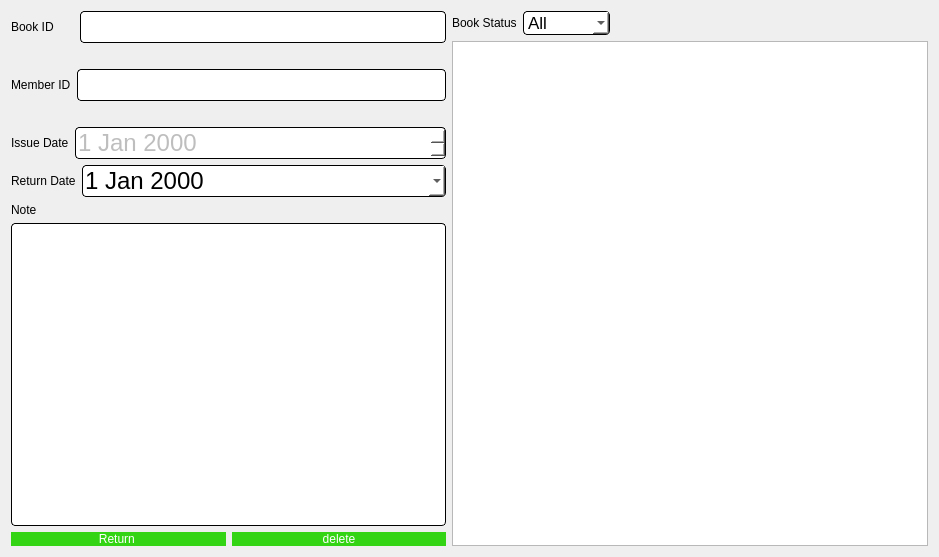
<?xml version="1.0" encoding="UTF-8"?>
<ui version="4.0">
 <class>ReturnBook</class>
 <widget class="QDialog" name="ReturnBook">
  <property name="geometry">
   <rect>
    <x>0</x>
    <y>0</y>
    <width>939</width>
    <height>557</height>
   </rect>
  </property>
  <property name="windowTitle">
   <string>Dialog</string>
  </property>
  <layout class="QHBoxLayout" name="horizontalLayout_11">
   <item>
    <layout class="QHBoxLayout" name="horizontalLayout_10">
     <item>
      <layout class="QVBoxLayout" name="verticalLayout_2">
       <item>
        <layout class="QHBoxLayout" name="horizontalLayout">
         <item>
          <widget class="QLabel" name="label">
           <property name="sizePolicy">
            <sizepolicy hsizetype="Fixed" vsizetype="Fixed">
             <horstretch>0</horstretch>
             <verstretch>0</verstretch>
            </sizepolicy>
           </property>
           <property name="styleSheet">
            <string notr="true">font: 10pt &quot;Comic Sans MS&quot;;
color: rgb(0, 0, 0);</string>
           </property>
           <property name="text">
            <string>Book ID      </string>
           </property>
          </widget>
         </item>
         <item>
          <widget class="QLineEdit" name="bookID">
           <property name="enabled">
            <bool>false</bool>
           </property>
           <property name="styleSheet">
            <string notr="true">QLineEdit{
	background-color: rgb(255, 255, 255);
	 border: 1px  solid;
     border-radius: 4px;
	font: 24px
}</string>
           </property>
          </widget>
         </item>
        </layout>
       </item>
       <item>
        <layout class="QHBoxLayout" name="horizontalLayout_6">
         <item>
          <widget class="QLabel" name="bookName">
           <property name="sizePolicy">
            <sizepolicy hsizetype="Fixed" vsizetype="Fixed">
             <horstretch>0</horstretch>
             <verstretch>0</verstretch>
            </sizepolicy>
           </property>
           <property name="styleSheet">
            <string notr="true">font: 10pt &quot;Comic Sans MS&quot;;
color: rgb(0, 0, 0);</string>
           </property>
           <property name="text">
            <string/>
           </property>
          </widget>
         </item>
        </layout>
       </item>
       <item>
        <layout class="QHBoxLayout" name="horizontalLayout_2">
         <item>
          <widget class="QLabel" name="label_2">
           <property name="sizePolicy">
            <sizepolicy hsizetype="Fixed" vsizetype="Fixed">
             <horstretch>0</horstretch>
             <verstretch>0</verstretch>
            </sizepolicy>
           </property>
           <property name="styleSheet">
            <string notr="true">font: 10pt &quot;Comic Sans MS&quot;;
color: rgb(0, 0, 0);</string>
           </property>
           <property name="text">
            <string>Member ID</string>
           </property>
          </widget>
         </item>
         <item>
          <widget class="QLineEdit" name="memberID">
           <property name="enabled">
            <bool>false</bool>
           </property>
           <property name="styleSheet">
            <string notr="true">QLineEdit{
	background-color: rgb(255, 255, 255);
	 border: 1px  solid;
     border-radius: 4px;
	font: 24px
}</string>
           </property>
          </widget>
         </item>
        </layout>
       </item>
       <item>
        <layout class="QHBoxLayout" name="horizontalLayout_7">
         <item>
          <widget class="QLabel" name="memberName">
           <property name="sizePolicy">
            <sizepolicy hsizetype="Fixed" vsizetype="Fixed">
             <horstretch>0</horstretch>
             <verstretch>0</verstretch>
            </sizepolicy>
           </property>
           <property name="styleSheet">
            <string notr="true">font: 10pt &quot;Comic Sans MS&quot;;
color: rgb(0, 0, 0);</string>
           </property>
           <property name="text">
            <string/>
           </property>
          </widget>
         </item>
        </layout>
       </item>
       <item>
        <layout class="QHBoxLayout" name="horizontalLayout_4">
         <item>
          <widget class="QLabel" name="label_3">
           <property name="sizePolicy">
            <sizepolicy hsizetype="Fixed" vsizetype="Fixed">
             <horstretch>0</horstretch>
             <verstretch>0</verstretch>
            </sizepolicy>
           </property>
           <property name="styleSheet">
            <string notr="true">font: 10pt &quot;Comic Sans MS&quot;;
color: rgb(0, 0, 0);</string>
           </property>
           <property name="text">
            <string>Issue Date</string>
           </property>
          </widget>
         </item>
         <item>
          <widget class="QDateEdit" name="issueDate">
           <property name="enabled">
            <bool>false</bool>
           </property>
           <property name="styleSheet">
            <string notr="true">QDateEdit{
	background-color: rgb(255, 255, 255);
	 border: 1px  solid;
     border-radius: 4px;
	font: 24px
}</string>
           </property>
          </widget>
         </item>
        </layout>
       </item>
       <item>
        <layout class="QHBoxLayout" name="horizontalLayout_5">
         <item>
          <widget class="QLabel" name="label_4">
           <property name="sizePolicy">
            <sizepolicy hsizetype="Fixed" vsizetype="Fixed">
             <horstretch>0</horstretch>
             <verstretch>0</verstretch>
            </sizepolicy>
           </property>
           <property name="styleSheet">
            <string notr="true">font: 10pt &quot;Comic Sans MS&quot;;
color: rgb(0, 0, 0);</string>
           </property>
           <property name="text">
            <string>Return Date</string>
           </property>
          </widget>
         </item>
         <item>
          <widget class="QDateEdit" name="returnDate">
           <property name="enabled">
            <bool>true</bool>
           </property>
           <property name="styleSheet">
            <string notr="true">QDateEdit{
	background-color: rgb(255, 255, 255);
	 border: 1px  solid;
     border-radius: 4px;
	font: 24px
}</string>
           </property>
           <property name="calendarPopup">
            <bool>true</bool>
           </property>
          </widget>
         </item>
        </layout>
       </item>
       <item>
        <layout class="QVBoxLayout" name="verticalLayout">
         <item>
          <widget class="QLabel" name="label_5">
           <property name="sizePolicy">
            <sizepolicy hsizetype="Fixed" vsizetype="Fixed">
             <horstretch>0</horstretch>
             <verstretch>0</verstretch>
            </sizepolicy>
           </property>
           <property name="styleSheet">
            <string notr="true">font: 10pt &quot;Comic Sans MS&quot;;
color: rgb(0, 0, 0);</string>
           </property>
           <property name="text">
            <string>Note</string>
           </property>
          </widget>
         </item>
         <item>
          <widget class="QTextEdit" name="notes">
           <property name="styleSheet">
            <string notr="true">QTextEdit{
	background-color: rgb(255, 255, 255);
	 border: 1px  solid;
     border-radius: 4px;
	font: 24px
}</string>
           </property>
          </widget>
         </item>
        </layout>
       </item>
       <item>
        <layout class="QHBoxLayout" name="horizontalLayout_3">
         <item>
          <widget class="QPushButton" name="returnBtn">
           <property name="styleSheet">
            <string notr="true">QPushButton{
color: rgb(255, 255, 255);
font: 10pt &quot;Comic Sans MS&quot;;
border-radius:8px;
padding : 0 8px;
background: #33D413;
border -radius:10px;
}
QPushButton:hover:!pressed

{
background:#4f85e2;
}
QToolButton
{

border-radius:10px;
bacground:red;
color:red;
}

QPushButton:pressed
{
              font-size: 19px;
              transition: 0.9s; 
}</string>
           </property>
           <property name="text">
            <string>Return </string>
           </property>
          </widget>
         </item>
         <item>
          <widget class="QPushButton" name="deleteBtn">
           <property name="styleSheet">
            <string notr="true">QPushButton{
color: rgb(255, 255, 255);
font: 10pt &quot;Comic Sans MS&quot;;
border-radius:8px;
padding : 0 8px;
background: #33D413;
border -radius:10px;
}
QPushButton:hover:!pressed

{
background:#4f85e2;
}
QToolButton
{

border-radius:10px;
bacground:red;
color:red;
}

QPushButton:pressed
{
              font-size: 19px;
              transition: 0.9s; 
}</string>
           </property>
           <property name="text">
            <string>delete</string>
           </property>
          </widget>
         </item>
        </layout>
       </item>
      </layout>
     </item>
     <item>
      <layout class="QVBoxLayout" name="verticalLayout_3">
       <item>
        <layout class="QHBoxLayout" name="horizontalLayout_9">
         <item>
          <layout class="QHBoxLayout" name="horizontalLayout_8">
           <item>
            <widget class="QLabel" name="label_6">
             <property name="sizePolicy">
              <sizepolicy hsizetype="Fixed" vsizetype="Fixed">
               <horstretch>0</horstretch>
               <verstretch>0</verstretch>
              </sizepolicy>
             </property>
             <property name="styleSheet">
              <string notr="true">font: 10pt &quot;Comic Sans MS&quot;;
color: rgb(0, 0, 0);</string>
             </property>
             <property name="text">
              <string>Book Status</string>
             </property>
            </widget>
           </item>
           <item>
            <widget class="QComboBox" name="bookStatus">
             <property name="styleSheet">
              <string notr="true">QComboBox{
	background-color: rgb(255, 255, 255);
	 border: 1px  solid;
     border-radius: 4px;
	font: 17px
}</string>
             </property>
             <item>
              <property name="text">
               <string>All</string>
              </property>
             </item>
             <item>
              <property name="text">
               <string>Issued</string>
              </property>
             </item>
             <item>
              <property name="text">
               <string>Returned</string>
              </property>
             </item>
             <item>
              <property name="text">
               <string>Lost</string>
              </property>
             </item>
            </widget>
           </item>
          </layout>
         </item>
         <item>
          <spacer name="horizontalSpacer">
           <property name="orientation">
            <enum>Qt::Horizontal</enum>
           </property>
           <property name="sizeType">
            <enum>QSizePolicy::Fixed</enum>
           </property>
           <property name="sizeHint" stdset="0">
            <size>
             <width>318</width>
             <height>20</height>
            </size>
           </property>
          </spacer>
         </item>
        </layout>
       </item>
       <item>
        <widget class="QTableView" name="tableView">
         <property name="styleSheet">
          <string notr="true">QHeaderView::section { background-color: #4f85e2; font: solid}</string>
         </property>
         <property name="selectionMode">
          <enum>QAbstractItemView::SingleSelection</enum>
         </property>
         <property name="selectionBehavior">
          <enum>QAbstractItemView::SelectRows</enum>
         </property>
         <attribute name="verticalHeaderVisible">
          <bool>false</bool>
         </attribute>
        </widget>
       </item>
      </layout>
     </item>
    </layout>
   </item>
  </layout>
 </widget>
 <resources/>
 <connections/>
</ui>
